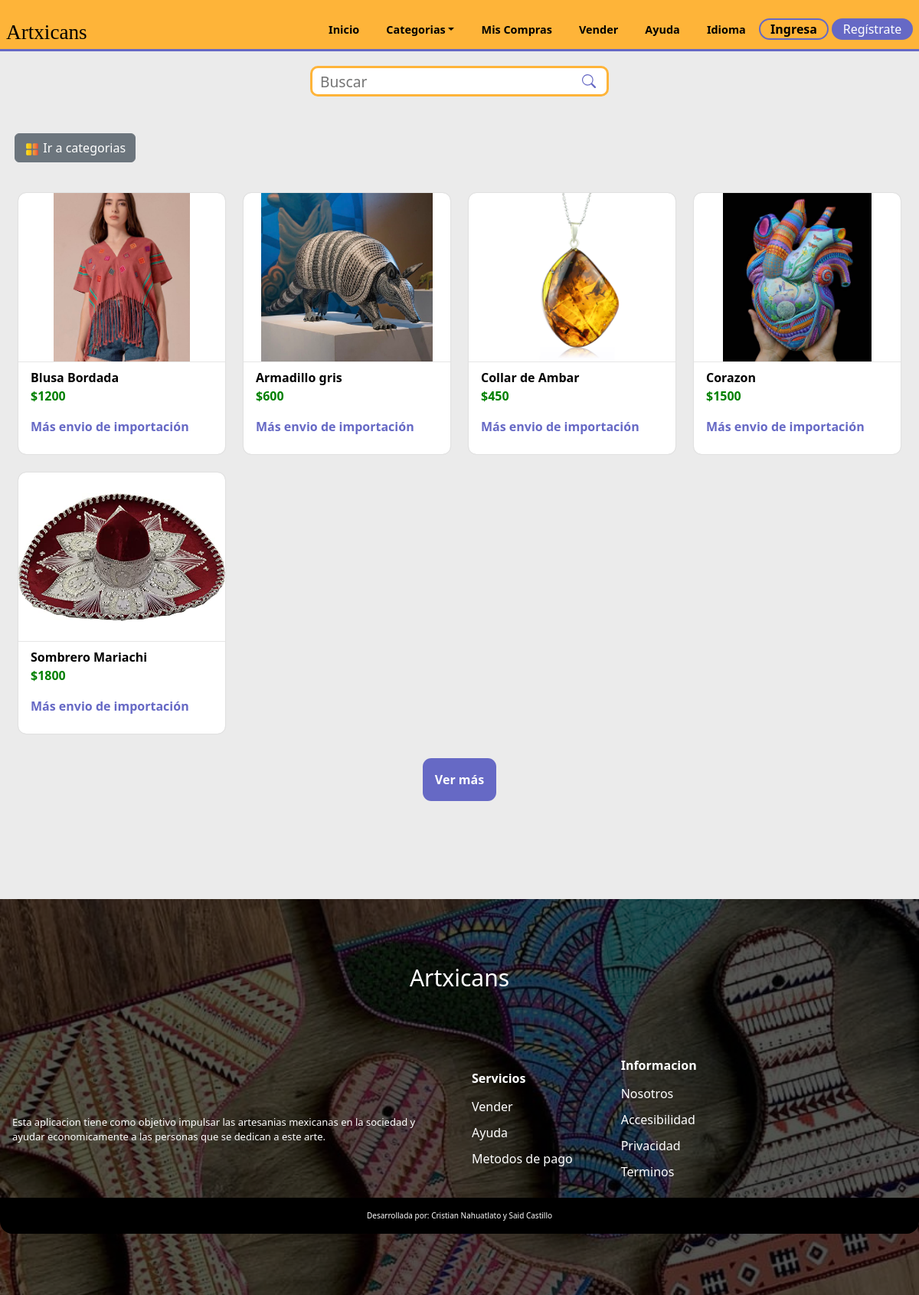
The page / on the database its author committed.
### tables this page shows
CREATE TABLE `products` (
  `id_product` int(11) NOT NULL,
  `product` varchar(80) NOT NULL,
  `image` varchar(80) NOT NULL,
  `price` int(11) NOT NULL,
  `description` varchar(250) NOT NULL,
  `category` varchar(30) NOT NULL,
  `subcategory` varchar(40) NOT NULL,
  `image2` varchar(100) NOT NULL,
  `image3` varchar(100) NOT NULL,
  `ID` int(11) DEFAULT NULL
);

### index.php (the view, shortened to what this page needs)
<?php
  include 'global/conexion.php';
  include 'templates/cabecera.php';
?>
    <form action="search.php" class="searchContainer" method="GET" id="searchContainer">
      <div class="searchBox">
        <input type="search" name="fetch" class="searchInput mb-btn" placeholder="Buscar" />
          <button class="searchButton"> </button>
      </div>
    </form>
<div class="d-grid gap-2 d-md-flex justify-content-start cat">
  <button class="btn btn-secondary me-md-2 mb-2 mt-5 categories-btn" type="button" onclick="location.href='categories.php'"><img src="./assets/utilities/categorias.png" class="categories-icon" alt="categories-icon"> Ir a categorias</button>
</div>
   <section class='container-products' id="container-products">
   <div class='mainContent grid' id="mainContent">
   <?php
        $result = $conn ->query("SELECT * FROM products ORDER BY rand() LIMIT 5") or die ($conn->error);
        while($row = mysqli_fetch_assoc($result)){
  ?>
        <div class="single-product">
        <a href="product.php?id_product=<?php echo $row['id_product'];?>" class='referencia'>
             <div class='imgDiv'>
                <img src="assets/products/<?php echo $row['image'];?>"  alt="<?php echo $row['product']?>">
            </div>
            <div class="card-info">
                <span class="product-title"><?php echo $row['product'];?></span>
                <span class="price">$<?php echo $row['price'];?></span>
                <span class="shipping">Más envio de importación</span>
            </div>
           </a>
        </div>
        <?php
          $id = $row['id_product'];
      }?>
      </div>
      <div id="id-load" class="load-more">
        <button id="load-more" data-id="<?php echo $id;?>">Ver más</button>
    </div>
    </section>
<?php
  include('templates/pie.php');
?>

### styles/home/products.css (style rules this page uses)
.mainContent { padding: 2rem 0 2rem; padding-left: 1.5rem; padding-right: 1.5rem; justify-content: center; gap: 1.5rem; }
.single-product { height: 100%; display: grid; row-gap: 10px; border-radius: 10px; align-items: center; box-shadow: 0 0 0.1em rgba(0,0,0,0.2); background-color: rgb(255, 255, 255); cursor: pointer; transition-property: box-shadow; overflow: hidden; }
.imgDiv { height: 220px; width: 100%; overflow: hidden; }
.imgDiv img { height: 100%; width: 100%; object-fit:contain; transition: hidden; }
.card-info { border-top: 1px solid rgb(230, 230, 230); padding: 0.5rem 1rem; display: flex; flex-flow: column; flex-wrap: wrap; }
.card-info * + * { display: block; margin-bottom: 1rem; }
.price { font-weight: bold; color: green; }
.product-title { font-weight: bold; color: black; }
.shipping { color: var(--second-alpha-color); font-weight: bold; }
@media screen and (min-width:420px) { .mainContent { grid-template-columns: repeat(2,1fr); } }
@media screen and (min-width:420px) { .single-product { height: auto; } }
@media screen and (min-width:720px) { .mainContent { grid-template-columns: repeat(3,1fr); } }
@media screen and (min-width:720px) { .single-product { height: auto; } }
@media screen and (min-width:1024px) { .mainContent { grid-template-columns: repeat(4,1fr); } }
@media screen and (min-width:1024px) { .single-product { height: auto; } }

### styles/home/searchbox.css (style rules this page uses)
.searchContainer { display: flex; margin-top: 1.2rem; }
.searchBox { position: relative; z-index: 999; position: fixed; left: 1rem; }
.searchButton { position: absolute; right: 8px; top:-2px; height: 100%; border: none; background:none; }
.searchInput { font-size: 1.2rem; height: 40px; border-radius: 10px; padding: 5px 30px 5px 10px; border: 3px solid var(--first-color); }
@media screen and (min-width:266px) { .searchInput { width: 150px; } }
@media screen and (min-width:320px) { .searchInput { width: 200px; } }
@media screen and (min-width:360px) { .searchInput { width: 250px; } }
@media screen and (min-width:510px) { .searchInput { width: 310px; } }
@media screen and (min-width:768px) { .searchInput { width: 390px; } }
@media screen and (min-width:768px) { .searchBox { margin: 0 auto; position: relative; left: 0; } }

### styles/home/main.css (style rules this page uses)
.categories-btn { margin-left: 1.2rem; }
.categories-icon { width: 20px; height: 20px; }
.load-more { display: flex; align-items: center; justify-content: center; }
.load-more button { padding: 1rem; border: none; border-radius:0.7rem; background-color: var(--second-alpha-color); color:white; font-weight: bold; }
body { top:0px !important; }

### index.css (style rules this page uses)
:root { --first-color: #feb439; --first-alpha-color: #FDD100; --second-color: #7D3C98; --second-alpha-color: #6669c5; --black-color: black; --white-color: white; --black-alpha-color: rgba(0,0,0,0.5); --white-alpha-color: rgba(255,255,255,0.5); --opacity-color: rgba(8,75,138,0.7); --font: "RaleWay",sans-serif; --max-width: 1200px; --header-height: 4.7rem; --link-color: #509ee3; --card-bg:rgb(225,225,235); --card-hover:rgb(255,255,255); }
* { padding:0; margin:0; -webkit-box-sizing: border-box; -moz-box-sizing: border-box; box-sizing: border-box; }
html { box-sizing: border-box; font-family: var(--font); font-size: 16px; scroll-behavior: smooth; }
*, *::after, *::before { box-sizing: inherit; }
body { margin: 0; overflow-x: hidden; color: var(--black-color); background-color: rgb(235, 235, 235);; }
a { color: var(--link-color); transition: all 0.5s ease-out; text-decoration: none; }
img { max-width: 100%; height: auto; }
.grid { display: grid; align-items: center; }

### rows shown on the page
products: image (picture), product "Blusa Bordada", price "1200"
products: image (picture), product "Armadillo gris", price "600"
products: image (picture), product "Collar de Ambar", price "450"
products: image (picture), product "Corazon", price "1500"
products: image (picture), product "Sombrero Mariachi", price "1800"
